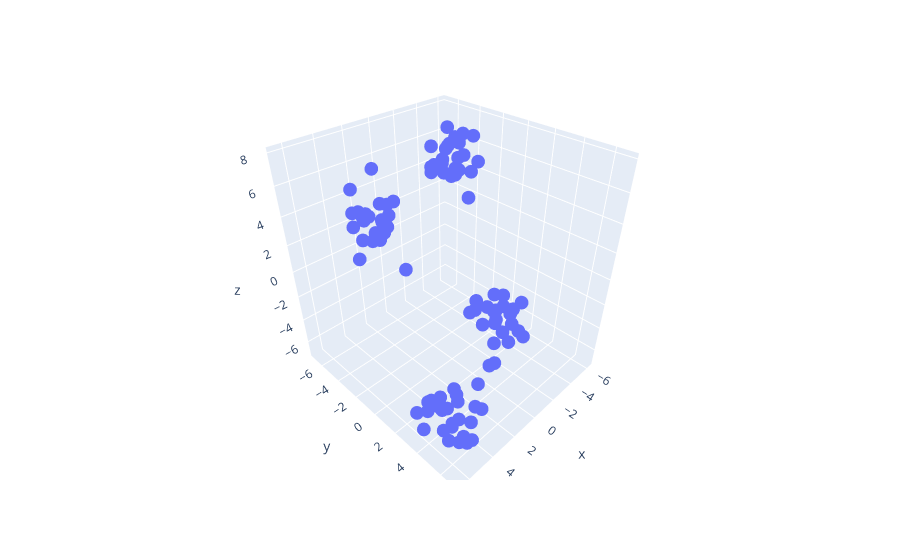

The notebook cell this image was saved under:
### Code cell
import plotly.express as px
fig = px.scatter_3d(x = X[:,0], y = X[:,1],z = X[:,2])
fig.show()
